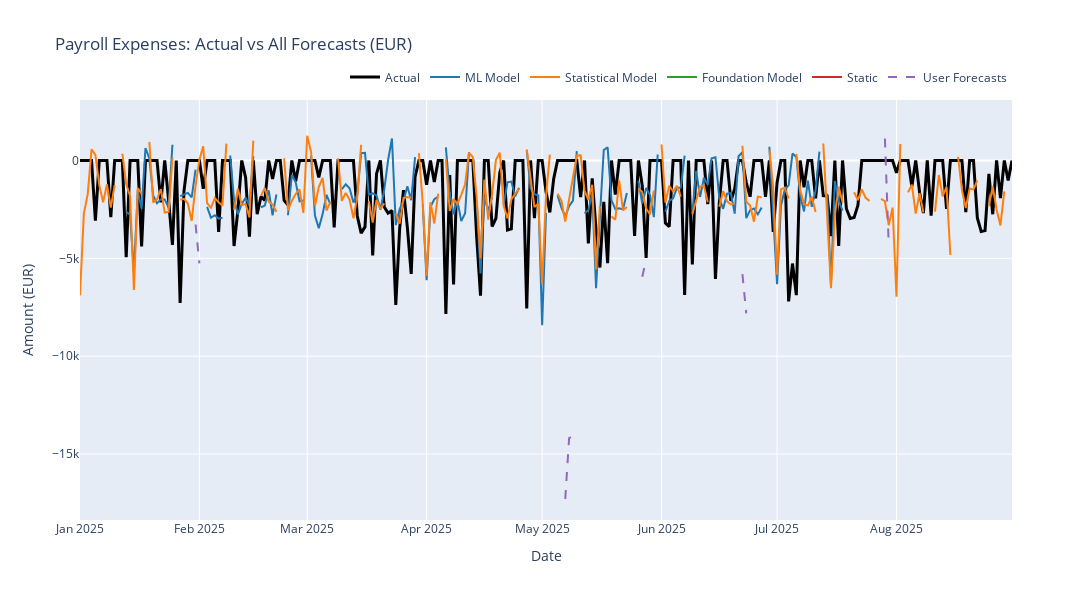

Notebook cell for this chart:
### Markdown cell above
**Code Cell Description:**

Creates a detailed line chart showing daily payroll expenses (actual in black) compared to all forecast methods. Reveals forecasting challenges for this significant expense category.

### Code cell
# CHART: PAYROLL EXPENSES - ACTUAL VS ALL FORECASTS

print("=" * 80)
print("CREATING PAYROLL EXPENSES CHART")
print("=" * 80)

# Filter for payroll expenses
payroll_data = daily_recon[daily_recon['category'] == 'cash_out_payroll'].copy()
payroll_data = payroll_data.sort_values('date')

print(f"\nPayroll data points: {len(payroll_data)}")

# Create figure
fig = go.Figure()

# Add actual line
fig.add_trace(go.Scatter(
    x=payroll_data['date'],
    y=payroll_data['actual'],
    mode='lines',
    name='Actual',
    line=dict(color='black', width=3),
    hovertemplate='%{y:,.2f}<extra></extra>'
))

# Add forecast model lines
forecast_lines = [
    ('forecast_ml_model', 'ML Model', '#1f77b4'),
    ('forecast_statistical_model', 'Statistical Model', '#ff7f0e'),
    ('forecast_foundation_model', 'Foundation Model', '#2ca02c'),
    ('forecast_static', 'Static', '#d62728'),
    ('forecast_user', 'User Forecasts', '#9467bd')
]

for col, name, color in forecast_lines:
    # Replace 0 with NaN to create gaps in the line
    y_data = payroll_data[col].replace(0, np.nan)
    
    fig.add_trace(go.Scatter(
        x=payroll_data['date'],
        y=y_data,
        mode='lines',
        name=name,
        line=dict(color=color, width=2, dash='dash' if 'user' in col.lower() else 'solid'),
        hovertemplate='%{y:,.2f}<extra></extra>'
    ))

# Update layout
fig.update_layout(
    title='Payroll Expenses: Actual vs All Forecasts (EUR)',
    xaxis=dict(title='Date'),
    yaxis=dict(title='Amount (EUR)'),
    height=600,
    width=1200,
    hovermode='x unified',
    legend=dict(
        orientation='h',
        yanchor='bottom',
        y=1.02,
        xanchor='right',
        x=1
    )
)

fig.show()

print("\n✓ Payroll expenses chart displayed")
print("  NOTE: Forecast values displayed in EUR (converted from cents)")

### Figure 1 — Plotly figure (JSON) as saved in the notebook; plotly's stock layout.template omitted (floating-point values rounded to 4 significant figures; data arrays with more than 128 entries replaced by an {"elided": "..."} marker saying what was removed)
{"data": [{"hovertemplate": "%{y:,.2f}<extra></extra>", "line": {"color": "black", "width": 3}, "mode": "lines", "name": "Actual", "type": "scatter", "x": {"elided": "243 str values"}, "y": {"elided": "243 float values"}}, {"hovertemplate": "%{y:,.2f}<extra></extra>", "line": {"color": "#1f77b4", "dash": "solid", "width": 2}, "mode": "lines", "name": "ML Model", "type": "scatter", "x": {"elided": "243 str values"}, "y": {"elided": "243 float values"}}, {"hovertemplate": "%{y:,.2f}<extra></extra>", "line": {"color": "#ff7f0e", "dash": "solid", "width": 2}, "mode": "lines", "name": "Statistical Model", "type": "scatter", "x": {"elided": "243 str values"}, "y": {"elided": "243 float values"}}, {"hovertemplate": "%{y:,.2f}<extra></extra>", "line": {"color": "#2ca02c", "dash": "solid", "width": 2}, "mode": "lines", "name": "Foundation Model", "type": "scatter", "x": {"elided": "243 str values"}, "y": {"elided": "243 float values"}}, {"hovertemplate": "%{y:,.2f}<extra></extra>", "line": {"color": "#d62728", "dash": "solid", "width": 2}, "mode": "lines", "name": "Static", "type": "scatter", "x": {"elided": "243 str values"}, "y": {"elided": "243 float values"}}, {"hovertemplate": "%{y:,.2f}<extra></extra>", "line": {"color": "#9467bd", "dash": "dash", "width": 2}, "mode": "lines", "name": "User Forecasts", "type": "scatter", "x": {"elided": "243 str values"}, "y": {"elided": "243 float values"}}], "layout": {"height": 600, "hovermode": "x unified", "legend": {"orientation": "h", "x": 1, "xanchor": "right", "y": 1.02, "yanchor": "bottom"}, "title": {"text": "Payroll Expenses: Actual vs All Forecasts (EUR)"}, "width": 1200, "xaxis": {"title": {"text": "Date"}}, "yaxis": {"title": {"text": "Amount (EUR)"}}}}
